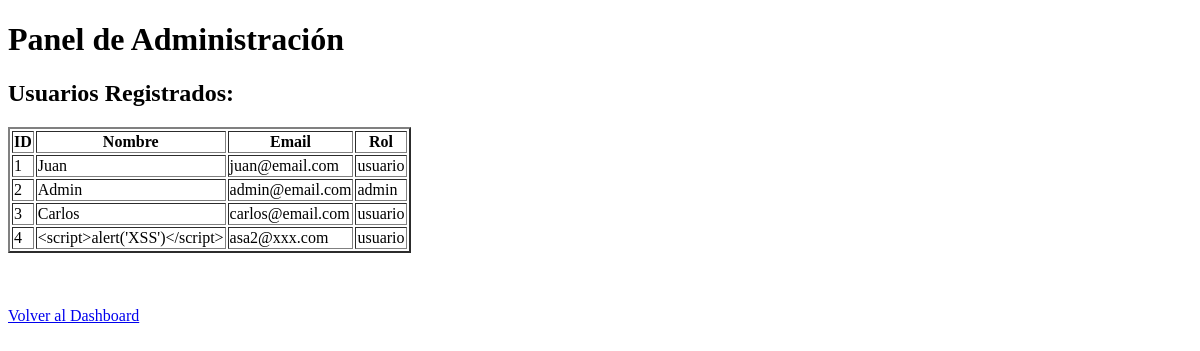
The app's page /admin (signed in), older data.
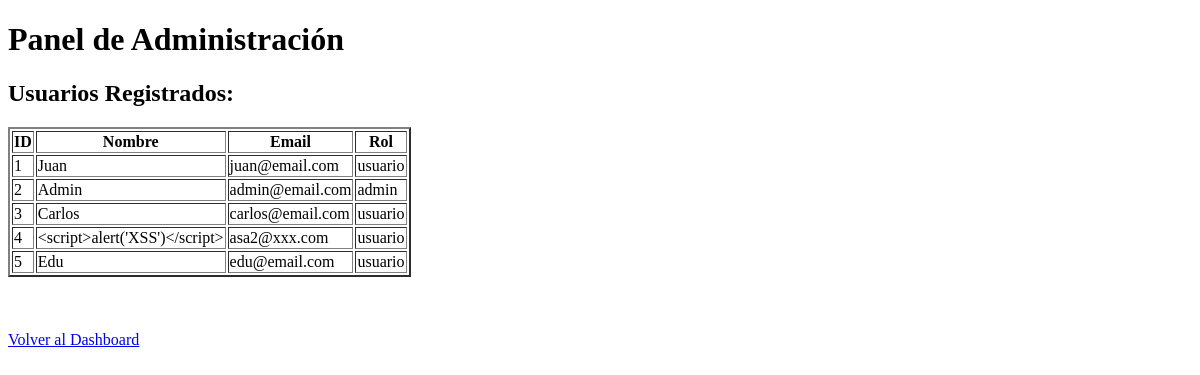
The same page, newer data.
### models/user.py (models this page shows, shortened)
class User(db.Model): #aprovecho y traigo una clase padre
    id = db.Column(db.Integer, primary_key = True)
    email = db.Column(db.String(50), unique = True, nullable = False)
    password = db.Column(db.String(255), nullable = False)
    nombre = db.Column(db.String(50), nullable = False)
    role = db.Column(db.String(20), nullable = False, default = 'usuario')

### blueprints/admin.py (the view)
@admin_bp.route('/admin', methods = ['GET'])
def mostrar_adminpanel():
    error = verificar_admin()
    if error:
        return error
    usuarios = User.query.all()
    return render_template('admin.html', usuarios = usuarios)

### app.py (called while the page is built)
@app.after_request
def security_headers(response):
    response.headers['X-Content-Type-Options'] = 'nosniff' #contra ataques de tipo MIME sniffing
    response.headers['X-Frame-Options'] = 'DENY' #Protege contra clickjacking
    return response

### blueprints/admin.py (called while the page is built)
def verificar_admin():
    if 'id' not in session:
        return redirect('/login')
    if session.get('role') != 'admin':
        return "Acceso denegado. Solo administradores."
    return None  # Si todo está bien, no retorna nada

### templates/admin.html (shortened to what this page needs)
<!DOCTYPE html>
<html>
<head>
</head>
<body>
    <h1>Panel de Administración</h1>
    <h2>Usuarios Registrados:</h2>
    <table border="2">
        <tr>
            <th>ID</th>
            <th>Nombre</th>
            <th>Email</th>
            <th>Rol</th>
        </tr>
        {% for usuario in usuarios %}
        <tr>
            <td>{{ usuario.id }}</td>
            <td>{{ usuario.nombre }}</td>
            <td>{{ usuario.email }}</td>
            <td>{{ usuario.role }}</td>
        </tr>
        {% endfor %}
    </table>
    <br><br><br>
    <a href="/dashboard">Volver al Dashboard</a>
</body>
</html>

Row changes from the older to the newer data that the page shows:
added User: id "5", nombre "Edu", email "edu@email.com", role "usuario"
